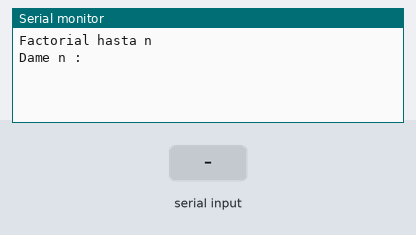
A sketch run on a simulated Arduino Uno, built with avr-gcc and run on an emulated ATmega328P. Shown: the last lines printed to the serial monitor. The inputs (shaded band) are chosen by the test bench.

Above: at 1.2 s.
1.3 s: "90,45\n" received over Serial
At 2.1 s:
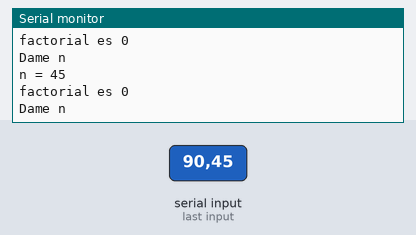
2.8 s: "30,150\n" received over Serial
At 5.3 s:
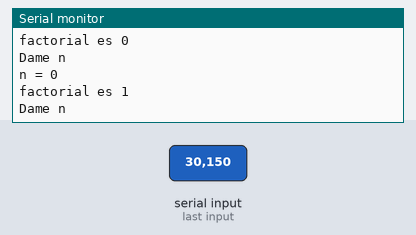
Timing chart, 0 to 6.8 s (numbered marks = the images above; inputs shaded):
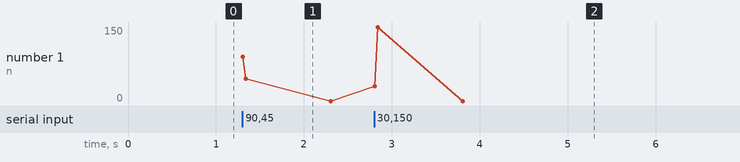

Measured:
- after the input at 1.3 s, the serial monitor: prints a new line at once (image 1)
- after the input at 2.8 s, the serial monitor: prints a new line at once (image 2)

The sketch:

arduino.34.factorialden.ino
```cpp
int n = 0;   //numero a calcular factorial
int i = 1;   //contador inicia en 1
int f = 1;   //valor actual de factorial, 1 por comodidad
int condicion = 0;

void setup() {
  Serial.begin(9600); //velocidad serial
  Serial.println("Factorial hasta n ");
  Serial.println("Dame n : ");
}

void loop() {
  while (condicion == 0) { //condicion inicial
    if (Serial.available() > 0) { //si dato en serial entrar
      n = Serial.parseInt();      //sato en serial es n
      Serial.print("n = ");
      Serial.println(n);
      condicion = 1;              //cambiar condicion para salir
    }
  }
  while (i <= n) {        //mientras n sea menor a contador
    f = f * i;            //acumula productoria de factorial en f
    i = i + 1;            //contador incrementandose en 1
  }
  Serial.print("factorial es ");
  Serial.println(f);      //muestra factorial al finalizar el while anterior
  Serial.println("Dame n ");
  f = 1;                  //reset al factorial por 1
  i = 1;                  //reset al contador por 1
  condicion = 0;          //reset de condicion para regresar al inicio
}
```
